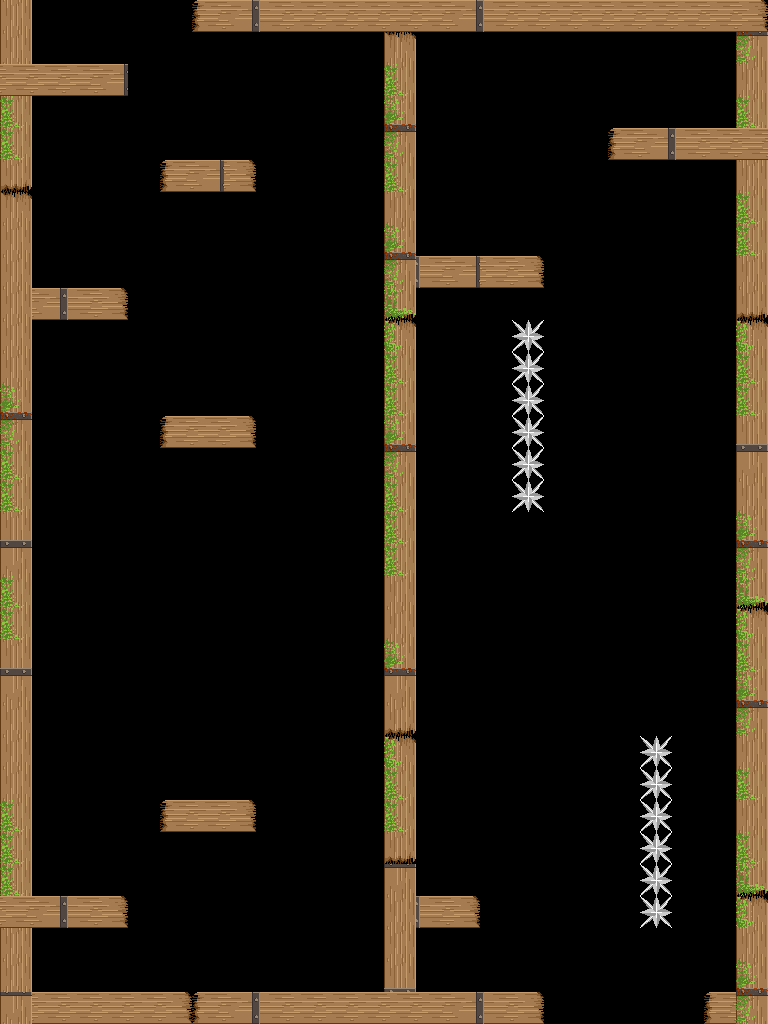

Tiled map render using the project's own tile images. Description and the map definition, with tile-layer contents summarised, below:
An orthogonal 24x32 tile map with 32x32 px tiles, 2 tile layers (Tiles, Spikes) and 29 objects (Player, Goal, 2, 3).

<map version="1.0" orientation="orthogonal" width="24" height="32" tilewidth="32" tileheight="32">
 <tileset firstgid="1" name="tile set LATEST" tilewidth="32" tileheight="32">
  <image source="tile set LATEST.png" width="288" height="256" />
 </tileset>
 <layer name="Tiles" width="24" height="32">
  <data>[768 cells, 156 non-empty, 15 distinct tile ids]</data>
 </layer>
 <layer name="Spikes" width="24" height="32">
  <data>[768 cells, 12 non-empty, 1 distinct tile ids]</data>
 </layer>
 <objectgroup name="Collisions" width="24" height="32">
  <object x="736" y="32" width="32" height="960" />
  <object x="160" y="160" width="96" height="32" />
  <object x="0" y="896" width="128" height="32" />
  <object x="192" y="0" width="576" height="32" />
  <object x="384" y="896" width="96" height="32" />
  <object x="32" y="288" width="96" height="32" />
  <object x="0" y="992" width="544" height="32" />
  <object x="384" y="32" width="32" height="864" />
  <object x="160" y="800" width="96" height="32" />
  <object x="32" y="64" width="96" height="32" />
  <object x="0" y="0" width="32" height="896" />
  <object x="608" y="128" width="128" height="32" />
  <object x="160" y="416" width="96" height="32" />
  <object x="416" y="256" width="128" height="32" />
  <object x="704" y="992" width="64" height="32" />
  <object x="0" y="928" width="32" height="64" />
  <object x="384" y="928" width="32" height="64" />
 </objectgroup>
 <objectgroup name="Game Objects" width="24" height="32" visible="0">
  <object name="Player" x="320" y="896" />
  <object name="Goal" x="672" y="128" />
 </objectgroup>
 <objectgroup name="Spike Rects" width="24" height="32" visible="0">
  <object x="512" y="320" width="32" height="192" />
  <object x="640" y="736" width="32" height="192" />
 </objectgroup>
 <objectgroup name="Spark Rects" width="24" height="32" visible="0">
  <object x="160" y="416" width="96" height="32" />
  <object x="160" y="160" width="96" height="32" />
  <object x="160" y="800" width="96" height="32" />
 </objectgroup>
 <objectgroup name="PlatformsB" width="24" height="32" visible="0">
  <object x="320" y="544">
   <properties>
    <property name="xOffset" value="0" />
    <property name="yOffset" value="-290" />
   </properties>
  </object>
  <object x="544" y="704">
   <properties>
    <property name="xOffset" value="0" />
    <property name="yOffset" value="-190" />
   </properties>
  </object>
  <object x="672" y="448">
   <properties>
    <property name="xOffset" value="0" />
    <property name="yOffset" value="-245" />
   </properties>
  </object>
 </objectgroup>
 <objectgroup name="Teleports" width="24" height="32" visible="0">
  <object name="1" type="2" x="32" y="-32" width="160" height="32" />
  <object name="2" type="3" x="544" y="992" width="160" height="32" />
 </objectgroup>
</map>
